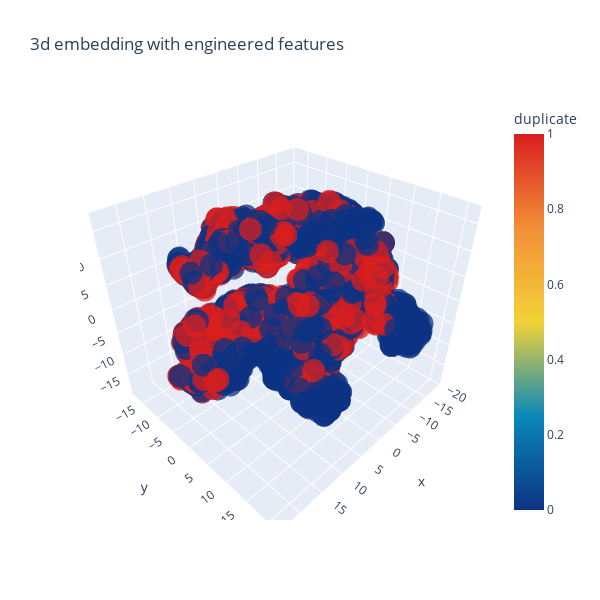

Notebook code for this chart:
### Code cell
import plotly.graph_objs as go
import plotly.offline as py




trace1 = go.Scatter3d(
    x=tsne3d[:,0],
    y=tsne3d[:,1],
    z=tsne3d[:,2],
    mode='markers',
    marker=dict(
        sizemode='diameter',
        color = y,
        colorscale = 'Portland',
        colorbar = dict(title = 'duplicate'),
        line=dict(color='rgb(255, 255, 255)'),
        opacity=0.75
    )
)

data=[trace1]
layout=dict(height=600, width=600, title='3d embedding with engineered features')
fig=dict(data=data, layout=layout)
py.iplot(fig, filename='3DBubble')

### Figure 1 — Plotly figure (JSON) as saved in the notebook; plotly's stock layout.template omitted (floating-point values rounded to 4 significant figures; data arrays with more than 128 entries replaced by an {"elided": "..."} marker saying what was removed)
{"data": [{"marker": {"color": {"elided": "5000 int values"}, "colorbar": {"title": {"text": "duplicate"}}, "colorscale": [[0, "rgb(12,51,131)"], [0.25, "rgb(10,136,186)"], [0.5, "rgb(242,211,56)"], [0.75, "rgb(242,143,56)"], [1, "rgb(217,30,30)"]], "line": {"color": "rgb(255, 255, 255)"}, "opacity": 0.75, "sizemode": "diameter"}, "mode": "markers", "type": "scatter3d", "x": {"elided": "5000 float values"}, "y": {"elided": "5000 float values"}, "z": {"elided": "5000 float values"}}], "layout": {"height": 600, "title": {"text": "3d embedding with engineered features"}, "width": 600}}
